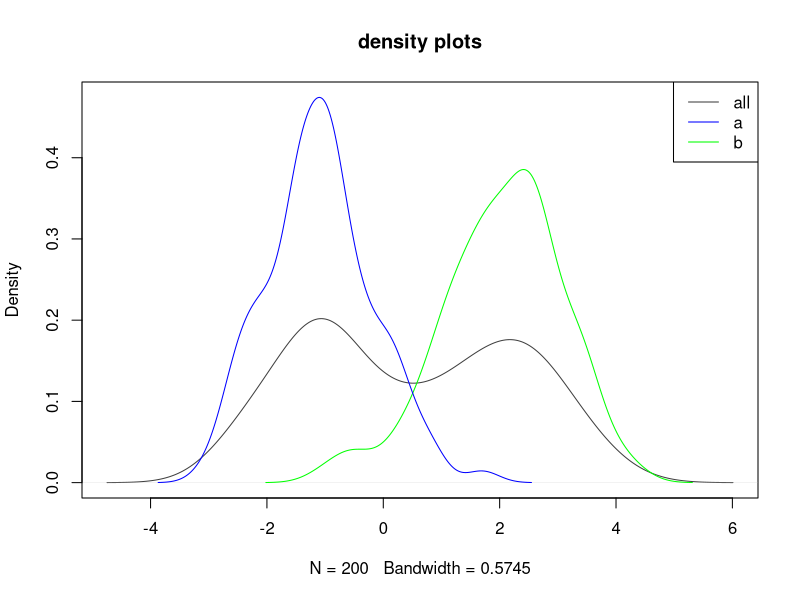

Write R code to recreate this figure. (Note: this script raises an error after producing the figure.)
## Easier ggplots

# ggplot axis angle adjust
gg_axis_adjust_angle <- function(x=0, y=0) {
	theme(
		axis.text.x = element_text(angle = x, hjust = 1),
		axis.text.y = element_text(angle = y, vjust = 1))
}


## Mimic base R plots

gg_base_legend <- function() {
	theme(legend.position = c(1,1), legend.justification = c(1,1),
		legend.background = element_rect(fill=NA, linetype='solid', color='grey45'),
		legend.key = element_rect(fill=NA, linetype='blank'))
}


set.seed(42)
plotDF <- data.frame(
	value = c(rnorm(100,2), rnorm(100,-1)), 
	tag = rep(c('a','b'), each = 100))

## base plot reference
d1 = density(plotDF$value)
d2 = density(plotDF$value[which(plotDF$tag == 'a')])
d3 = density(plotDF$value[which(plotDF$tag == 'b')])
ylim = range(c(d1$y, d2$y, d3$y))
plot(d1, main = 'density plots', col = 'grey25', ylim = ylim)
lines(d2, col = 'green')
lines(d3, col = 'blue')
legend('topright', legend=c('all','a','b'), 
	col=c('grey25','blue','green'), lty=1, xjust=1)

## ggplot mimic
ggplot(plotDF, aes(x=value)) +
  geom_line(stat='density', col='grey25') +
  geom_line(aes(colour=tag), stat='density') +
  gg_base_legend() + 
  scale_x_continuous(breaks=seq(-4,4,1))

